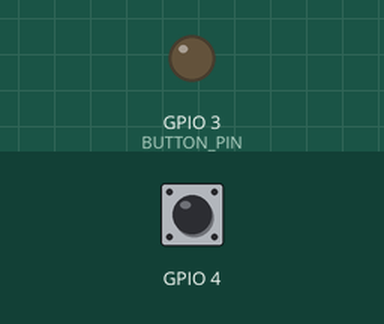
This sketch was run on a simulated ESP32-C6. On the bench: output pins drawn as LEDs (lit = HIGH). The test bench sets the inputs (shaded band); at power-on: GPIO 4 HIGH. WiFi joins after 1.5 s; servers stay silent unless stated; no MQTT or app messages arrive unless stated; what the sketch prints to the serial monitor is not drawn.

Above: at 2.7 s.
2.8 s: GPIO 4 pulled LOW for 0.15 s
At 4.1 s:
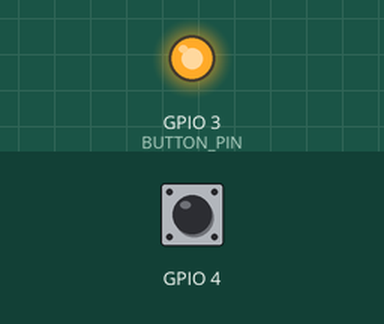
4.4 s: GPIO 4 pulled LOW for 1 s
At 6.5 s:
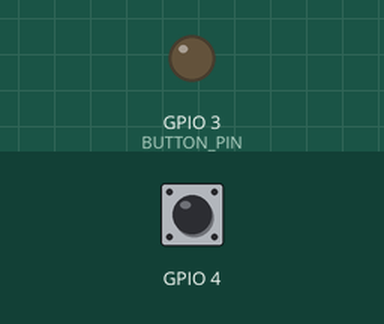
6.9 s: GPIO 4 pulled LOW for 3.2 s
At 11.5 s:
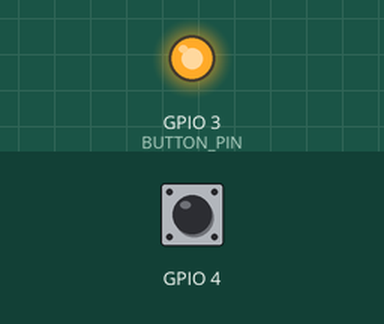
Timing chart, 0 to 13.0 s (numbered marks = the images above; inputs shaded):
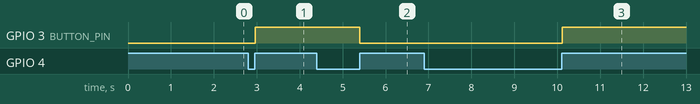

The sketch:

esp32-c6-mqtt-led-control-home-automation.ino
```cpp
#include <WiFi.h>
#include "Adafruit_MQTT.h"
#include "Adafruit_MQTT_Client.h"

// WiFi
#define WIFI_SSID     ""
#define WIFI_PASSWORD ""

// Adafruit IO
#define AIO_SERVER      "io.adafruit.com"
#define AIO_SERVERPORT  1883
#define AIO_USERNAME    ""
#define AIO_KEY         ""

// Pins
#define BUTTON_PIN D2  // D2
#define LED_PIN    D1  // D1

WiFiClient client;

// MQTT client
Adafruit_MQTT_Client mqtt(&client, AIO_SERVER, AIO_SERVERPORT, AIO_USERNAME, AIO_KEY);

// Feeds
Adafruit_MQTT_Subscribe ledcontrol = Adafruit_MQTT_Subscribe(&mqtt, AIO_USERNAME "/feeds/buttoncontrol");
Adafruit_MQTT_Publish buttoncontrol = Adafruit_MQTT_Publish(&mqtt, AIO_USERNAME "/feeds/buttoncontrol");

bool lastButtonState = HIGH;
bool ledState = false;

void setup() {
  Serial.begin(115200);
  pinMode(BUTTON_PIN, INPUT_PULLUP);
  pinMode(LED_PIN, OUTPUT);
  digitalWrite(LED_PIN, LOW);

  // Connect to WiFi
  WiFi.begin(WIFI_SSID, WIFI_PASSWORD);
  Serial.print("Connecting to WiFi");
  while (WiFi.status() != WL_CONNECTED) {
    delay(500); Serial.print(".");
  }
  Serial.println(" connected!");

  // Setup MQTT
  mqtt.subscribe(&ledcontrol);
  connectMQTT();
}

void loop() {
  // Ensure MQTT is connected
  if (!mqtt.connected()) connectMQTT();
  mqtt.processPackets(10);
  mqtt.ping();

  // Handle incoming MQTT for LED control
  Adafruit_MQTT_Subscribe *subscription;
  while ((subscription = mqtt.readSubscription(10))) {
    if (subscription == &ledcontrol) {
      String payload = (char *)ledcontrol.lastread;
      Serial.print("Received LED command: "); Serial.println(payload);
      if (payload == "1") {
        digitalWrite(LED_PIN, HIGH);
        ledState = true;
      } else if (payload == "0") {
        digitalWrite(LED_PIN, LOW);
        ledState = false;
      }
    }
  }

  // Handle button press
  bool currentButtonState = digitalRead(BUTTON_PIN);
  if (currentButtonState == HIGH && lastButtonState == LOW) {
    // Toggle LED
    ledState = !ledState;
    digitalWrite(LED_PIN, ledState ? HIGH : LOW);
    buttoncontrol.publish(ledState ? "ON" : "OFF");
    Serial.println("Button pressed - state sent to Adafruit IO");
    delay(200);  // Debounce
    lastButtonState = currentButtonState;
  }else if(currentButtonState == LOW && lastButtonState == HIGH){
    lastButtonState = LOW;
  }

}

void connectMQTT() {
  while (mqtt.connect() != 0) {
    Serial.println("MQTT connection failed, retrying...");
    delay(5000);
  }
  Serial.println("MQTT connected!");
}
```

Measured:
- after the input at 2.8 s, GPIO 3 (BUTTON_PIN): LOW → HIGH after 0.16 s
- after the input at 4.4 s, GPIO 3 (BUTTON_PIN): HIGH → LOW after 1.0 s
- after the input at 6.9 s, GPIO 3 (BUTTON_PIN): LOW → HIGH after 3.2 s
